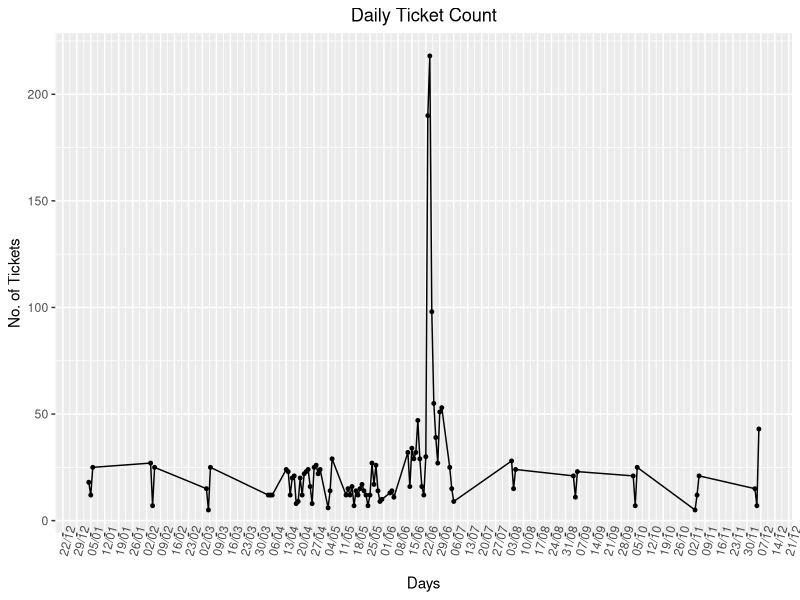
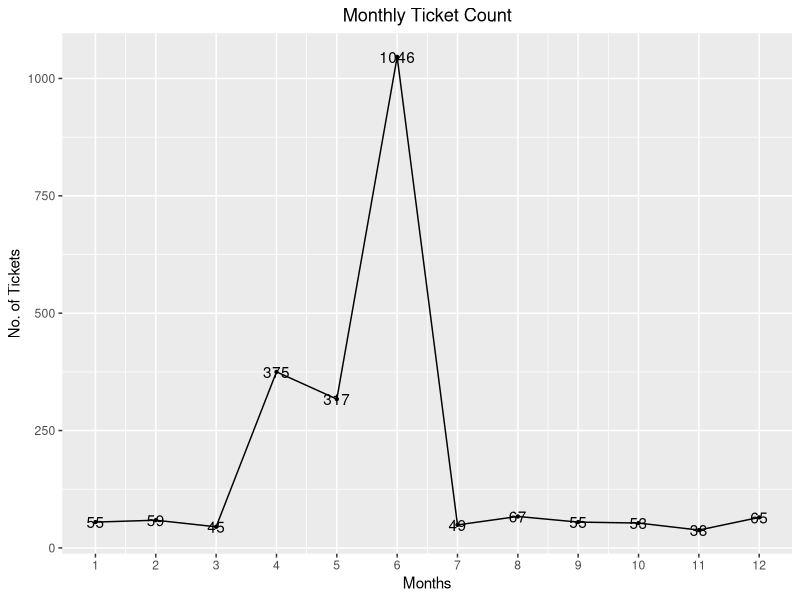
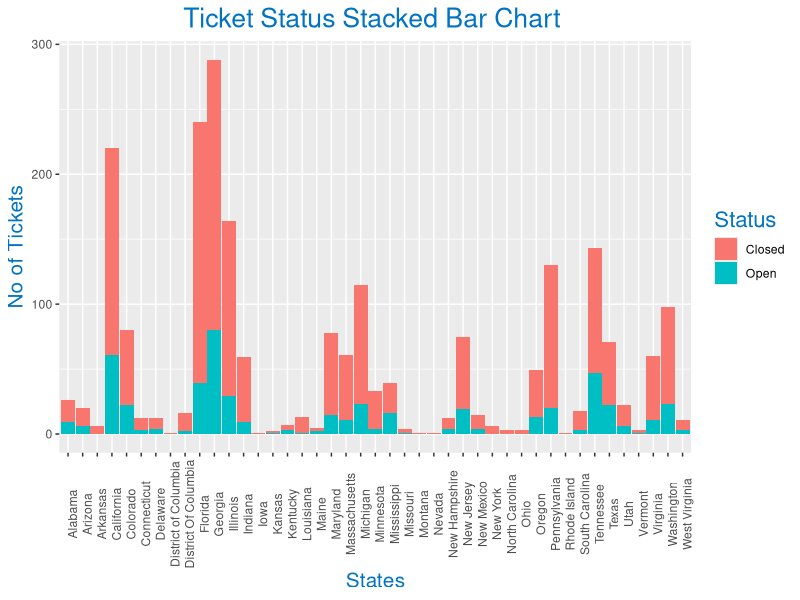
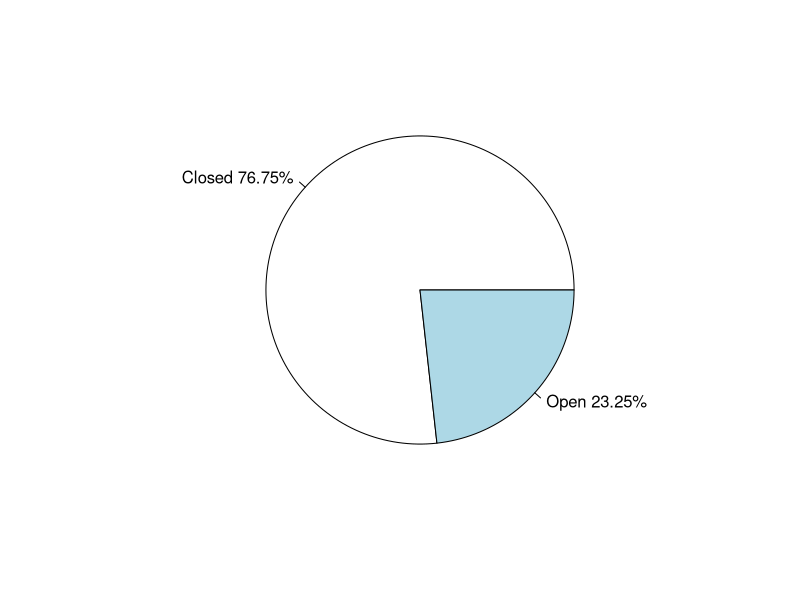

R code for these plots, in order:
## ---- chunk 1
knitr::opts_chunk$set(echo = TRUE)
## ---- chunk 2
#Importing necessary packages
library(dplyr)
library(ggplot2)
library(lubridate)
## ---- chunk 3
#Importing Comcast Dataset
comcast_data<- read.csv("Comcast Telecom Complaints data.csv",header = TRUE)

#Manipulating Field Names
names(comcast_data)<-gsub(pattern = '\\.',replacement = "",x=names(comcast_data))
names(comcast_data)
View(comcast_data)
## ---- chunk 4
#Processing Date
comcast_data$Date<- dmy(comcast_data$Date)
View(comcast_data)
## ---- chunk 5
ans<-comcast_data %>% group_by(Date) %>% summarize(NumOfComplaints=n())

#Plotting for daily granularity level
ggplot(data = ans,aes(as.POSIXct(Date),NumOfComplaints))+
  geom_line()+
  geom_point(size = 1)+
  scale_x_datetime(breaks = "1 weeks",date_labels = "%d/%m")+
  labs(title = "Daily Ticket Count",x= "Days",y ="No. of Tickets")+
  theme(axis.text.x = element_text(angle = 75),
        plot.title = element_text(hjust = 0.5))

## ---- chunk 6
#Making month field
comcast_data$Month<-months(comcast_data$Date)
ans1<-comcast_data %>% group_by(Month =as.integer(month(Date))) %>% summarize(NumOfComplaints=n()) %>% arrange(desc(NumOfComplaints))

#Plotting for monthly granularity level
ggplot(data = ans1,aes(Month,NumOfComplaints,label = NumOfComplaints))+
  geom_line()+
  geom_point(size = 0.8)+
  geom_text()+
  scale_x_continuous(breaks = ans1$Month)+
  labs(title = "Monthly Ticket Count",x= "Months",y ="No. of Tickets")+
  theme(plot.title = element_text(hjust = 0.5))

## ---- chunk 7
# Complaint Type Processing
network_tickets<- contains(comcast_data$CustomerComplaint,match = 'network',ignore.case = T)
internet_tickets<- contains(comcast_data$CustomerComplaint,match = 'internet',ignore.case = T)
billing_tickets<- contains(comcast_data$CustomerComplaint,match = 'bill',ignore.case = T)
email_tickets<- contains(comcast_data$CustomerComplaint,match = 'email',ignore.case = T)
charges_ticket<- contains(comcast_data$CustomerComplaint,match = 'charge',ignore.case = T)

comcast_data$ComplaintType[internet_tickets]<- "Internet"
comcast_data$ComplaintType[network_tickets]<- "Network"
comcast_data$ComplaintType[billing_tickets]<- "Billing"
comcast_data$ComplaintType[email_tickets]<- "Email"
comcast_data$ComplaintType[charges_ticket]<- "Charges"

comcast_data$ComplaintType[-c(internet_tickets,network_tickets,
                              billing_tickets,charges_ticket,email_tickets)]<- "Others"
table(comcast_data$ComplaintType)
## ---- chunk 8
open_complaints<-(comcast_data$Status == 'Open' | comcast_data$Status == 'Pending')
closed_complaints<-(comcast_data$Status == 'Closed' | comcast_data$Status == 'Solved')
comcast_data$ComplaintStatus[open_complaints]<-'Open'
comcast_data$ComplaintStatus[closed_complaints]<-'Closed'
## ---- chunk 9
stack<-table(comcast_data$ComplaintStatus,comcast_data$State)
stack
comcast_data<- group_by(comcast_data,State,ComplaintStatus)
chart_data<- summarise(comcast_data,Count = n())

#Plotting on stacked bar chart
ggplot(as.data.frame(chart_data) ,mapping = aes(State,Count))+
  geom_col(aes(fill = ComplaintStatus),width = 0.95)+
  theme(axis.text.x = element_text(angle = 90),
        axis.title.y = element_text(size = 15),
        axis.title.x = element_text(size = 15),
        title = element_text(size = 16,colour = "#0073C2FF"),
        plot.title = element_text(hjust =  0.5))+
  labs(title = "Ticket Status Stacked Bar Chart ",
       x = "States",y = "No of Tickets",
       fill= "Status")
## ---- chunk 10
comcast_data %>% filter(ComplaintStatus=='Open') %>% group_by(State) %>% summarize(NumOfComplaints=n()) %>% arrange(desc(NumOfComplaints))

## ---- chunk 11
tot<-comcast_data %>% group_by(ComplaintStatus) %>% summarize(NumOfComplaints=n())
tot
slices<-tot$NumOfComplaints
pct<-round((slices/sum(slices)*100),2)
lbls<-paste(tot$ComplaintStatus," ",pct,"%",sep="")

#Plotting pie chart
pie(slices,labels=lbls)
## ---- chunk 12
int<-comcast_data %>% filter(ReceivedVia=='Internet',ComplaintStatus=='Closed') %>% group_by(ReceivedVia,ComplaintStatus) %>% summarize(NumOfComplaints=n()) 
ccc<-comcast_data %>% filter(ReceivedVia=='Customer Care Call',ComplaintStatus=='Closed') %>% group_by(ReceivedVia,ComplaintStatus) %>% summarize(NumOfComplaints=n()) 
#Percentage of resolved internet Complaints
intpct<-round(int$NumOfComplaints/sum(tot$NumOfComplaints)*100,2)
intpct
#Percentage of resolved Customer Care Call Complaints
cccpct<-round(ccc$NumOfComplaints/sum(tot$NumOfComplaints)*100,2)
cccpct
## ---- chunk 13

